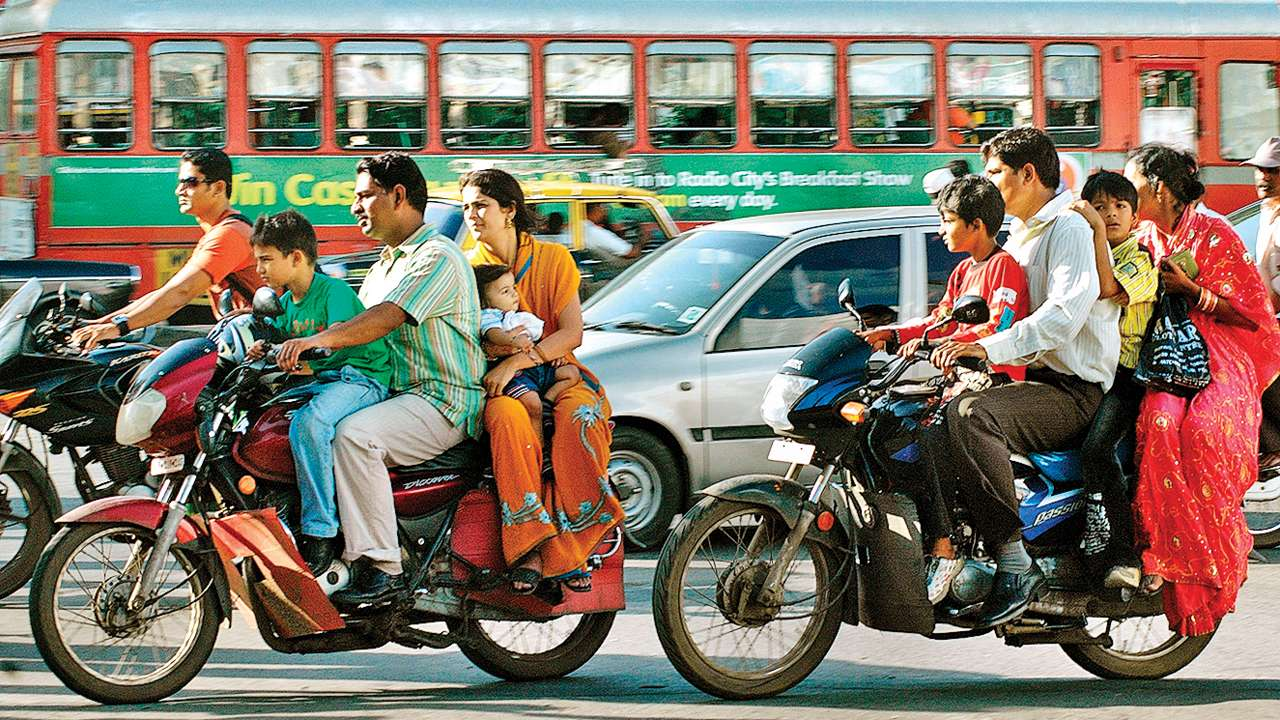
#> input picture backend/tests/samples/OVERLOADING_001.jpg, 1280 x 720 px; its folder holds only this picture in this run
$ python -i image_processing.py   (imports and definitions only)   (older library calls are emulated)
#> lines starting #> are read from the running program, lines starting #| are printed output that depends on the picture
### backend/ai/image_quality.py
"""Image Quality Assessment for TRINETRA AI.

Analyzes image quality metrics before enhancement to guide adaptive enhancement.
"""
import cv2
import numpy as np
import logging

logger = logging.getLogger(__name__)


def _estimate_noise(image_gray):
    """Estimate noise level using median of local variance."""
    h, w = image_gray.shape
    blocks = 8
    bh, bw = h // blocks, w // blocks
    variances = []
    for i in range(blocks):
        for j in range(blocks):
            block = image_gray[i*bh:(i+1)*bh, j*bw:(j+1)*bw]
            if block.size > 0:
                variances.append(np.var(block))
    if not variances:
        return 0.0
    noise = np.median(variances) / 255.0
    return min(noise, 1.0)


def _estimate_blur(image_gray):
    """Estimate blur using Laplacian variance (lower = more blurred)."""
    lap = cv2.Laplacian(image_gray, cv2.CV_64F)
    lap_var = lap.var()
    # Normalize: typical sharp image ~100-500, blurred < 50
    blur_score = min(lap_var / 1000.0, 1.0)
    return blur_score  # higher = sharper


def _estimate_brightness(image):
    """Estimate overall brightness (0=dark, 1=overexposed)."""
    gray = cv2.cvtColor(image, cv2.COLOR_BGR2GRAY)
    mean_brightness = np.mean(gray) / 255.0
    return mean_brightness


def _estimate_contrast(image_gray):
    """Estimate contrast using std of pixel intensities."""
    return min(np.std(image_gray) / 128.0, 1.0)


def _estimate_visibility(image, image_gray):
    """Estimate visibility from edge density and mid-tone distribution."""
    edges = cv2.Canny(image_gray, 50, 150)
    edge_density = np.count_nonzero(edges) / edges.size
    # Mid-tone ratio (pixels in 40-200 range)
    mid = np.sum((image_gray > 40) & (image_gray < 200)) / image_gray.size
    visibility = (edge_density * 0.6 + mid * 0.4)
    return min(visibility * 2.0, 1.0)


def _detect_haze(image_gray):
    """Detect haze by checking low-frequency contrast suppression."""
    h, w = image_gray.shape
    top = image_gray[:h//3, :]
    bot = image_gray[2*h//3:, :]
    if top.size == 0 or bot.size == 0:
        return 0.0
    top_mean = np.mean(top)
    bot_mean = np.mean(bot)
    # Hazy images have flat intensity across distance
    diff = abs(float(top_mean) - float(bot_mean)) / 255.0
    haze_score = 1.0 - min(diff * 5.0, 1.0)
    return haze_score


def _detect_overexposure(image_gray):
    """Fraction of pixels saturated (>250)."""
    return float(np.sum(image_gray > 250)) / image_gray.size


def _detect_underexposure(image_gray):
    """Fraction of pixels near black (<10)."""
    return float(np.sum(image_gray < 10)) / image_gray.size


def _detect_low_resolution(image):
    """Check if image resolution is below threshold."""
    h, w = image.shape[:2]
    if h < 200 or w < 200:
        return 1.0
    if h < 400 or w < 400:
        return 0.5
    return 0.0


def analyze_quality(image):
    """Full image quality analysis.

    Args:
        image: BGR numpy array

    Returns:
        dict with quality scores, issues, and overall rating
    """
    if image is None:
        return {
            'quality': 'Poor',
            'brightness': 0.0, 'contrast': 0.0, 'sharpness': 0.0,
            'noise': 0.0, 'visibility': 0.0, 'blur_score': 0.0,
            'issues': ['No image data'],
            'resolution_score': 0.0,
        }

    gray = cv2.cvtColor(image, cv2.COLOR_BGR2GRAY)
    h, w = image.shape[:2]

    brightness = _estimate_brightness(image)
    contrast = _estimate_contrast(gray)
    sharpness = _estimate_blur(gray)  # higher = sharper
    noise = _estimate_noise(gray)
    visibility = _estimate_visibility(image, gray)
    haze = _detect_haze(gray)
    overexp = _detect_overexposure(gray)
    underexp = _detect_underexposure(gray)
    low_res = _detect_low_resolution(image)

    issues = []
    if brightness < 0.25:
        issues.append('Low Light')
    elif brightness > 0.85:
        issues.append('Overexposed')

    if sharpness < 0.05:
        issues.append('Motion Blur')
    elif sharpness < 0.15:
        issues.append('Soft Focus')

    if noise > 0.02:
        issues.append('Noise')

    if haze > 0.65:
        issues.append('Haze/Fog')

    if overexp > 0.1:
        issues.append('Overexposure')

    if underexp > 0.1:
        issues.append('Underexposure')

    if low_res > 0.5:
        issues.append('Low Resolution')

    if contrast < 0.15:
        issues.append('Low Contrast')

    # Composite quality score (0-1)
    quality_score = (
        0.25 * brightness +
        0.20 * contrast +
        0.20 * sharpness +
        0.20 * visibility +
        0.15 * (1.0 - noise)
    )
    quality_score = max(0.0, min(1.0, quality_score))

    if quality_score >= 0.75:
        quality_label = 'Excellent'
    elif quality_score >= 0.55:
        quality_label = 'Good'
    elif quality_score >= 0.35:
        quality_label = 'Fair'
    else:
        quality_label = 'Poor'

    return {
        'quality': quality_label,
        'quality_score': round(quality_score, 3),
        'brightness': round(brightness, 3),
        'contrast': round(contrast, 3),
        'sharpness': round(sharpness, 3),
        'blur_score': round(1.0 - sharpness, 3),
        'noise': round(noise, 3),
        'visibility': round(visibility, 3),
        'haze': round(haze, 3),
        'overexposure': round(overexp, 3),
        'underexposure': round(underexp, 3),
        'resolution_score': round(1.0 - low_res, 3),
        'issues': issues,
        'resolution': f'{w}x{h}',
    }


class ImageQualityAnalyzer:
    """Singleton analyzer that caches per-image quality assessments."""

    _instance = None

    # [13 lines left out: functions __new__, analyze, not called in this run]

    def clear_cache(self):
        self._cache = {}

### backend/ai/enhancement_engine.py
"""Adaptive Enhancement Engine for TRINETRA AI.

Applies only the enhancement steps needed based on image quality assessment.
Includes fail-safe: reverts to original if enhancement degrades quality.
"""
import cv2
import numpy as np
import logging
from copy import deepcopy

from ai.image_quality import analyze_quality

logger = logging.getLogger(__name__)


# [21 lines left out: functions _gamma_correction, _clahe, _adaptive_brightness, not called in this run]


def _denoise(image, h=10):
    return cv2.fastNlMeansDenoisingColored(image, None, h, h, 7, 21)


def _unsharp_mask(image, strength=1.5, radius=3):
    blurred = cv2.GaussianBlur(image, (0, 0), radius)
    return cv2.addWeighted(image, strength, blurred, 1.0 - strength, 0)


# [40 lines left out: functions _dehaze_dcp, _super_resolve, not called in this run]


class AdaptiveEnhancementEngine:
    """Applies targeted enhancements based on quality analysis."""

    def __init__(self):
        self.last_quality_before = None
        self.last_quality_after = None
        self.last_enhancements = []

    def enhance(self, image):
        """Analyze quality and apply only needed enhancements.

        Returns:
            (enhanced_image, quality_before, quality_after, enhancements_applied)
        """
        if image is None:
            return None, None, None, []

        q_before = analyze_quality(image)
        self.last_quality_before = q_before
        enhanced = image.copy()
        applied = []

        # 1. Low Light Enhancement
        if q_before['brightness'] < 0.30:
            logger.info(f"Applying low-light enhancement (brightness={q_before['brightness']:.2f})")
            enhanced = _gamma_correction(enhanced, gamma=1.8)
            enhanced = _adaptive_brightness(enhanced, target_brightness=0.40)
            enhanced = _clahe(enhanced, clip=2.0, grid=(8, 8))
            applied.append('Gamma Correction')
            applied.append('Adaptive Brightness')
            applied.append('CLAHE')

        # 2. Contrast Enhancement
        if q_before['contrast'] < 0.20:
            logger.info(f"Applying contrast enhancement (contrast={q_before['contrast']:.2f})")
            enhanced = _clahe(enhanced, clip=3.0, grid=(8, 8))
            applied.append('CLAHE')

        # 3. Denoising
        if q_before['noise'] > 0.02:
            strength = min(int(q_before['noise'] * 500), 15)
            logger.info(f"Applying denoising (noise={q_before['noise']:.3f}, strength={strength})")
            enhanced = _denoise(enhanced, h=strength)
            applied.append('Denoising')

        # 4. Deblurring / Sharpening
        if q_before['sharpness'] < 0.15:
            logger.info(f"Applying sharpening (sharpness={q_before['sharpness']:.3f})")
            strength = 2.0 if q_before['sharpness'] < 0.08 else 1.5
            enhanced = _unsharp_mask(enhanced, strength=strength)
            applied.append('Sharpening')

        # 5. Dehazing
        if q_before.get('haze', 0) > 0.65:
            logger.info(f"Applying dehazing (haze={q_before['haze']:.2f})")
            try:
                enhanced = _dehaze_dcp(enhanced)
                applied.append('Dehazing')
            except Exception as e:
                logger.warning(f"Dehazing failed: {e}")

        # 6. Super-resolution for low-res images
        h, w = image.shape[:2]
        if (h < 300 or w < 300) and q_before.get('resolution_score', 1) < 0.5:
            logger.info(f"Applying super-resolution ({w}x{h} -> {w*2}x{h*2})")
            enhanced = _super_resolve(enhanced, scale=2)
            applied.append('Super Resolution')

        # 7. Fallback: mild general enhancement if nothing else applied
        if not applied:
            enhanced = _clahe(enhanced, clip=2.0, grid=(8, 8))
            enhanced = _unsharp_mask(enhanced, strength=1.2)
            applied.append('CLAHE')
            applied.append('Light Sharpening')

        # FAIL-SAFE: Check if enhancement degraded quality
        q_after = analyze_quality(enhanced)
        self.last_quality_after = q_after
        self.last_enhancements = applied

        if q_after['quality_score'] < q_before['quality_score'] * 0.85:
            logger.warning(
                f"Enhancement degraded quality ({q_before['quality_score']:.2f} -> {q_after['quality_score']:.2f}). "
                "Reverting to original."
            )
            self.last_quality_after = q_before
            self.last_enhancements = ['Reverted to original (enhancement degraded quality)']
            return image, q_before, q_before, ['Reverted to original']

        return enhanced, q_before, q_after, applied

    # [6 lines left out: function get_report, not called in this run]

### backend/utils/image_processing.py
"""TRINETRA AI — Production Image Enhancement Pipeline.

Adaptive enhancement using ImageQualityAnalyzer and AdaptiveEnhancementEngine.
Fallback: basic CLAHE if adaptive engine unavailable.
"""
import cv2
import numpy as np
import logging

logger = logging.getLogger(__name__)

_enhancement_engine = None
_quality_analyzer = None


def _get_engine():
    global _enhancement_engine
    if _enhancement_engine is None:
        try:
            from ai.enhancement_engine import AdaptiveEnhancementEngine
            _enhancement_engine = AdaptiveEnhancementEngine()
        except Exception as e:
            logger.warning(f"Adaptive enhancement engine unavailable: {e}")
    return _enhancement_engine


# [9 lines left out: function _get_analyzer, not called in this run]


def enhance_image(image):
    """Enhanced image with adaptive pipeline. Falls back to basic CLAHE."""
    if image is None:
        return None

    engine = _get_engine()
    if engine is not None:
        try:
            enhanced, q_before, q_after, applied = engine.enhance(image)
            logger.debug(f"Enhancement: {q_before['quality']} -> {q_after['quality']}, steps={applied}")
            return enhanced
        except Exception as e:
            logger.warning(f"Adaptive enhancement failed: {e}, using fallback")

    # Fallback: basic CLAHE
    lab = cv2.cvtColor(image, cv2.COLOR_BGR2LAB)
    l, a, b = cv2.split(lab)
    clahe = cv2.createCLAHE(clipLimit=3.0, tileGridSize=(8, 8))
    l = clahe.apply(l)
    enhanced = cv2.cvtColor(cv2.merge([l, a, b]), cv2.COLOR_LAB2BGR)
    return enhanced


# [76 lines left out: functions analyze_image_quality, get_enhancement_report, preprocess_for_ocr, create_comparison, not called in this run]


# Keep legacy functions for backward compatibility
def enhance_brightness(image, alpha=1.2, beta=30):
    return cv2.convertScaleAbs(image, alpha=alpha, beta=beta)


# [6 lines left out: function enhance_contrast, not called in this run]


def reduce_noise(image, strength=10):
    return cv2.fastNlMeansDenoisingColored(image, None, strength, strength, 7, 21)

>>> import cv2
>>> picture = cv2.imread('../tests/samples/OVERLOADING_001.jpg')
#> picture is the input picture: shape (720, 1280, 3); mean B, G, R 107.7, 121, 128
>>> result = enhance_image(picture)
#> in analyze_quality, `gray = cv2.cvtColor(image, cv2.COLOR_BGR2GRAY)`:
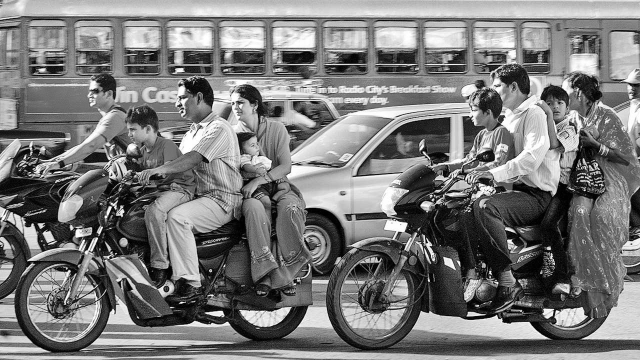
#> gray: shape (720, 1280) (shown at 1/2 size); min 0, max 255, mean 121.6
#> in _estimate_brightness, `mean_brightness = np.mean(gray) / 255.0`: mean_brightness = 0.477
#> in analyze_quality, `contrast = _estimate_contrast(gray)`: contrast = 0.568
#> in _estimate_blur, `lap = cv2.Laplacian(image_gray, cv2.CV_64F)`:
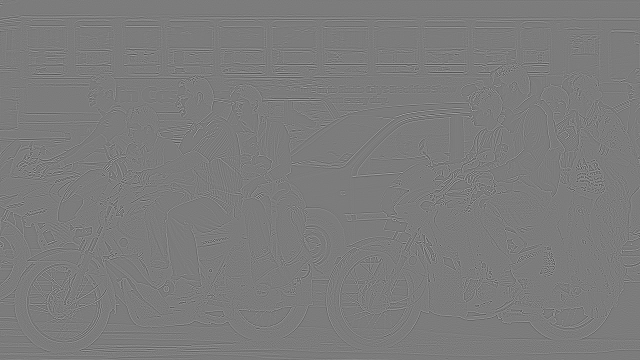
#> lap: shape (720, 1280) float64 (shown at 1/2 size); min -549, max 577, mean 0; drawn with min black and max white
#> in _estimate_blur, `lap_var = lap.var()`: lap_var = 3316
#> in _estimate_blur, `blur_score = min(lap_var / 1000.0, 1.0)`: blur_score = 1
#> after the loop in _estimate_noise, `for i in range(blocks):`: variances = 64 values, max 6724.5 at index 62, min 1677.4 at index 16, mean 4105.4
#> in _estimate_noise, `noise = np.median(variances) / 255.0`: noise = 16.39
#> in analyze_quality, `noise = _estimate_noise(gray)`: noise = 1
#> in _estimate_visibility, `edges = cv2.Canny(image_gray, 50, 150)`:
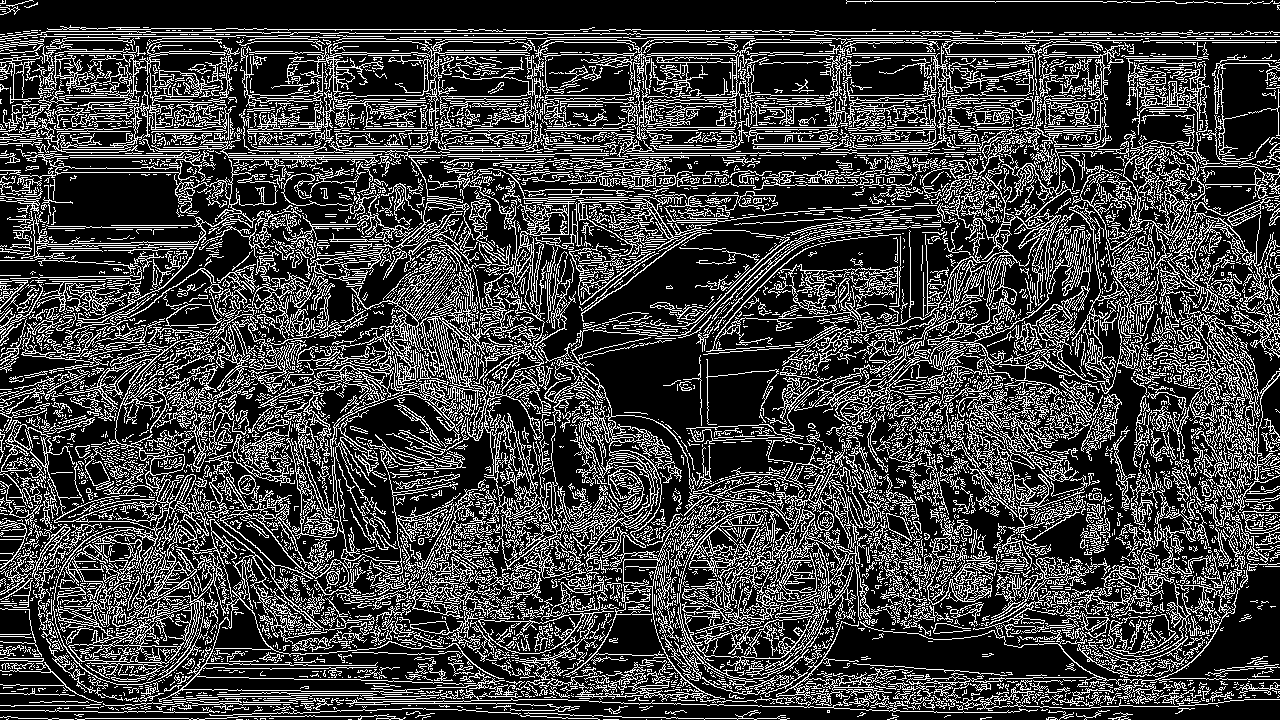
#> edges: shape (720, 1280); 25.1% white in thin lines or dots
#> in _estimate_visibility, `edge_density = np.count_nonzero(edges) / edges.size`: edge_density = 0.251
#> in _estimate_visibility, `mid = np.sum((image_gray > 40) & (image_gray < 200)) / image_gray.size`: mid = 0.617
#> in _estimate_visibility, `visibility = (edge_density * 0.6 + mid * 0.4)`: visibility = 0.397
#> in analyze_quality, `visibility = _estimate_visibility(image, gray)`: visibility = 0.795
#> in _detect_haze, `bot = image_gray[2*h//3:, :]`:
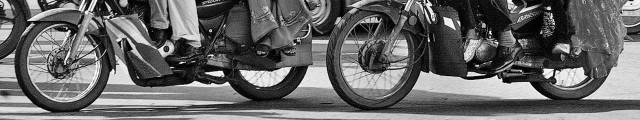
#> bot: shape (240, 1280) (shown at 1/2 size); min 0, max 255, mean 102.6
#> in _detect_haze, `top_mean = np.mean(top)`: top_mean = 146.6
#> in _detect_haze, `bot_mean = np.mean(bot)`: bot_mean = 102.6
#> in _detect_haze, `diff = abs(float(top_mean) - float(bot_mean)) / 255.0`: diff = 0.173
#> in _detect_haze, `haze_score = 1.0 - min(diff * 5.0, 1.0)`: haze_score = 0.137
#> in analyze_quality, `overexp = _detect_overexposure(gray)`: overexp = 0.0132
#> in analyze_quality, `underexp = _detect_underexposure(gray)`: underexp = 0.046
#> in analyze_quality, `low_res = _detect_low_resolution(image)`: low_res = 0
#> in analyze_quality, `quality_score = ( 0.25 * brightness + 0.20 * contrast + 0.20 * sharpne..`: quality_score = 0.592
#> in enhance, `q_before = analyze_quality(image)`: q_before = 14 items
#> in enhance, `strength = min(int(q_before['noise'] * 500), 15)`: strength = 15
#> after the loop in _estimate_noise (call 2), `for i in range(blocks):`:
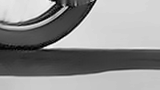
#> block: shape (90, 160); min 0, max 249, mean 143.4
#> after the loop in _estimate_noise (call 2), `for i in range(blocks):`: variances = 64 values, max 6603 at index 62, min 1518 at index 16, mean 3864.5
#> in _estimate_noise (call 2), `noise = np.median(variances) / 255.0`: noise = 15.21
#> in _detect_haze (call 2), `top = image_gray[:h//3, :]`:
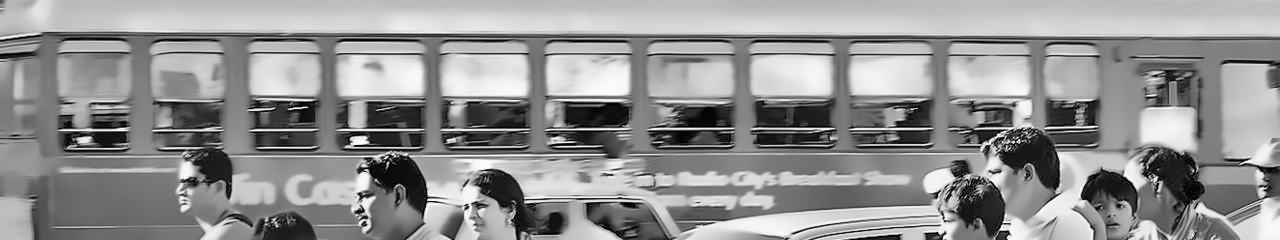
#> top: shape (240, 1280); min 0, max 253, mean 146
#> in _detect_haze (call 2), `top_mean = np.mean(top)`: top_mean = 146
#> in _detect_haze (call 2), `bot_mean = np.mean(bot)`: bot_mean = 101.6
#> in _detect_haze (call 2), `diff = abs(float(top_mean) - float(bot_mean)) / 255.0`: diff = 0.174
#> in _detect_haze (call 2), `haze_score = 1.0 - min(diff * 5.0, 1.0)`: haze_score = 0.13
#> in enhance, `q_after = analyze_quality(enhanced)`: q_after = 14 items
#> in enhance_image, `enhanced, q_before, q_after, applied = engine.enhance(image)`: applied = ['Denoising']

$ run again, on backend/tests/samples/TRIPLE_RIDING_002.jpg
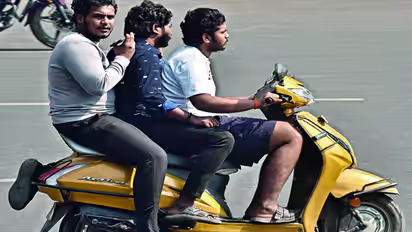
#> input picture backend/tests/samples/TRIPLE_RIDING_002.jpg, 412 x 232 px
#> picture is the input picture: shape (232, 412, 3); mean B, G, R 113.1, 115.7, 116
#> mean_brightness = 0.453
#> contrast = 0.531
#> lap_var = 2775.1
#> blur_score = 1
#> after the loop in _estimate_noise, `for i in range(blocks):`: variances = 64 values, max 8554.1 at index 18, min 2.78 at index 23, mean 2971.1
#> in _estimate_noise, `noise = np.median(variances) / 255.0`: noise = 12.18
#> in analyze_quality, `noise = _estimate_noise(gray)`: noise = 1
#> in _estimate_visibility, `edges = cv2.Canny(image_gray, 50, 150)`:
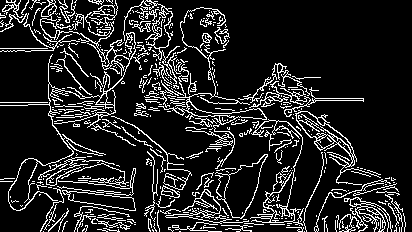
#> edges: shape (232, 412); 14.1% white in thin lines or dots
#> edge_density = 0.141
#> mid = 0.697
#> in _estimate_visibility, `visibility = (edge_density * 0.6 + mid * 0.4)`: visibility = 0.364
#> in analyze_quality, `visibility = _estimate_visibility(image, gray)`: visibility = 0.727
#> top_mean = 139
#> bot_mean = 95.08
#> diff = 0.172
#> haze_score = 0.139
#> overexp = 0.00739
#> underexp = 0.0239
#> low_res = 0.5
#> quality_score = 0.565
#> in enhance, `q_before = analyze_quality(image)`: q_before = 14 items
#> strength = 15
#> edges: shape (232, 412); 11.1% white in thin lines or dots
#> in _detect_haze (call 2), `bot = image_gray[2*h//3:, :]`:
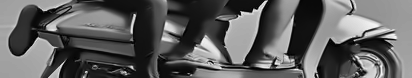
#> bot: shape (78, 412); min 0, max 246, mean 94.1
#> top_mean = 138.4
#> bot_mean = 94.14
#> diff = 0.174
#> haze_score = 0.132
#> in enhance, `q_after = analyze_quality(enhanced)`: q_after = 14 items
#> in enhance_image, `enhanced, q_before, q_after, applied = engine.enhance(image)`: applied = ['Denoising']
